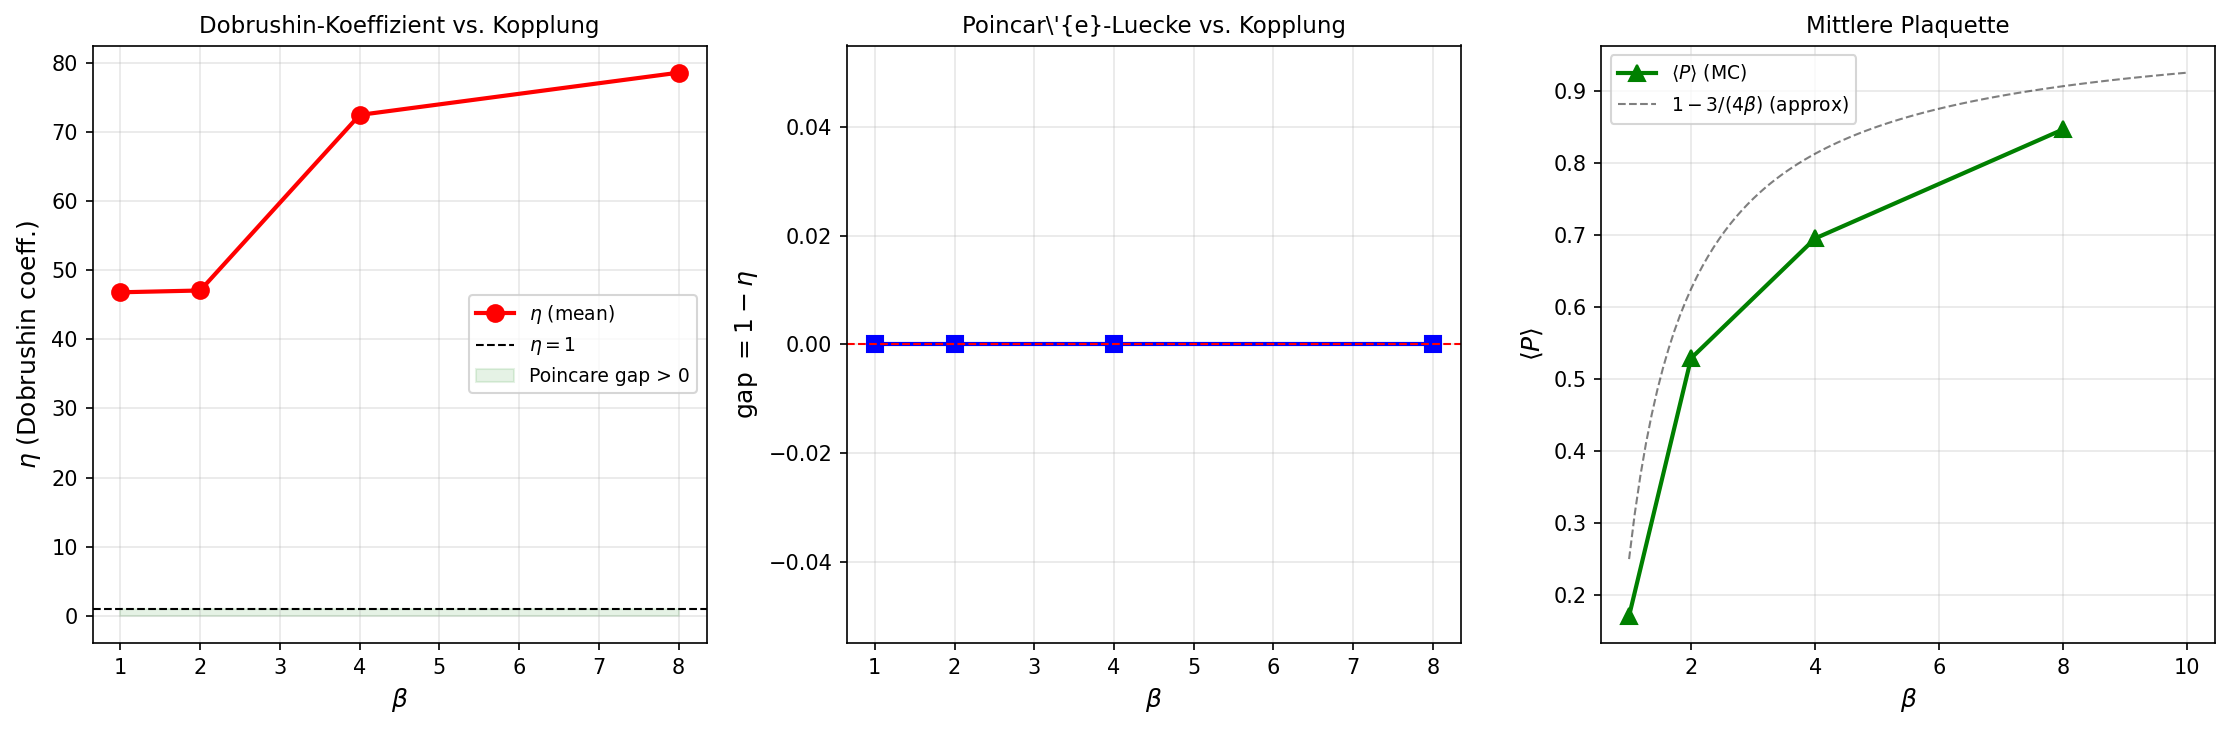

Here is the Python script that generated this plot:
"""
compute_dobrushin_su2.py
========================
Yang-Mills: Monte-Carlo-Simulation eines SU(2)-Gitter-Eichfeldes.
Berechnet die annealed Dobrushin-Einflusskoeffizienten c_tilde_{ij}
und prueft die defective Poincare-Ungleichung.

Grundlage: FST-YM Paper, Proposition (Defective Dobrushin)
  c_tilde_{ij} = E[ c_{ij}(eta) ]  (annealed influence)
  eta = max_i sum_{j!=i} c_tilde_{ij}  (Dobrushin coefficient)
  eta < 1 => Poincare inequality with gap >= 1 - eta

SU(2) wird parametrisiert als a0*I + i*(a1*sigma1 + a2*sigma2 + a3*sigma3)
mit a0^2 + a1^2 + a2^2 + a3^2 = 1 (Quaternionen-Darstellung).

Wilson-Aktion: S = -beta/2 * sum_{plaquettes} Re(Tr(U_p))
Konditionaler Einfluss: c_{ij} = ||d mu_i/d U_j||_TV

Autor: Lukas Geiger (Skript erstellt per Claude, 2026)
"""

import numpy as np
import os

# ==========================================================================
# SU(2) Hilfsfunktionen (Quaternionen-Darstellung)
# ==========================================================================

def random_su2():
    """Zufaellige SU(2)-Matrix via Quaternion (Haar-Mass)"""
    v = np.random.randn(4)
    v /= np.linalg.norm(v)
    return v  # (a0, a1, a2, a3)

def su2_to_matrix(q):
    """Quaternion -> 2x2 komplexe Matrix"""
    a0, a1, a2, a3 = q
    return np.array([
        [a0 + 1j*a3,  a2 + 1j*a1],
        [-a2 + 1j*a1, a0 - 1j*a3]
    ])

def su2_multiply(q1, q2):
    """Quaternion-Multiplikation (= SU(2)-Matrixmultiplikation)"""
    a0, a1, a2, a3 = q1
    b0, b1, b2, b3 = q2
    return np.array([
        a0*b0 - a1*b1 - a2*b2 - a3*b3,
        a0*b1 + a1*b0 + a2*b3 - a3*b2,
        a0*b2 - a1*b3 + a2*b0 + a3*b1,
        a0*b3 + a1*b2 - a2*b1 + a3*b0
    ])

def su2_adjoint(q):
    """Adjungierte (Inverse fuer SU(2)): (a0, -a1, -a2, -a3)"""
    return np.array([q[0], -q[1], -q[2], -q[3]])

def su2_trace(q):
    """Re(Tr(U)) = 2*a0 fuer SU(2)"""
    return 2.0 * q[0]

# ==========================================================================
# 2D SU(2) Gitter-Eichtheorie (der einfachste nicht-triviale Fall)
# ==========================================================================

class SU2Lattice:
    """
    2D quadratisches Gitter mit SU(2)-Link-Variablen.
    Wilson-Aktion: S = -(beta/2) * sum_p Re(Tr(U_p))
    U_p = U_mu(x) * U_nu(x+mu) * U_mu(x+nu)^dag * U_nu(x)^dag
    """

    def __init__(self, L, beta):
        self.L = L
        self.beta = beta
        self.n_links = 2 * L * L  # 2 Richtungen pro Site
        # Links: shape (L, L, 2, 4) -- 2 Richtungen, 4 Quaternion-Komponenten
        self.links = np.zeros((L, L, 2, 4))
        # Initialisierung: Identitaet (kalter Start)
        self.links[:, :, :, 0] = 1.0

    def hot_start(self):
        """Zufaelliger Start (heisser Start)"""
        for x in range(self.L):
            for y in range(self.L):
                for mu in range(2):
                    self.links[x, y, mu] = random_su2()

    def get_link(self, x, y, mu):
        """Link U_mu(x,y) lesen"""
        return self.links[x % self.L, y % self.L, mu]

    def set_link(self, x, y, mu, q):
        """Link setzen"""
        self.links[x % self.L, y % self.L, mu] = q

    def plaquette(self, x, y):
        """
        Plaquette U_p = U_0(x,y) * U_1(x+1,y) * U_0(x,y+1)^dag * U_1(x,y)^dag
        Returniert Re(Tr(U_p)) / 2 in [-1, 1]
        """
        U1 = self.get_link(x, y, 0)         # U_x(x,y)
        U2 = self.get_link(x+1, y, 1)       # U_y(x+1,y)
        U3 = su2_adjoint(self.get_link(x, y+1, 0))  # U_x(x,y+1)^dag
        U4 = su2_adjoint(self.get_link(x, y, 1))     # U_y(x,y)^dag
        prod = su2_multiply(su2_multiply(U1, U2), su2_multiply(U3, U4))
        return su2_trace(prod) / 2.0  # normiert auf [-1, 1]

    def staple(self, x, y, mu):
        """
        Berechne die Staple (Summe der Plaquette-Beitraege ohne den Link (x,y,mu)).
        Fuer 2D gibt es genau 2 Staples pro Link (eine Plaquette von oben, eine von unten).
        Returniert Quaternion.
        """
        L = self.L
        if mu == 0:  # x-Richtung
            # Obere Staple: U_1(x+1,y) * U_0(x,y+1)^dag * U_1(x,y)^dag
            s1 = su2_multiply(
                self.get_link(x+1, y, 1),
                su2_multiply(
                    su2_adjoint(self.get_link(x, y+1, 0)),
                    su2_adjoint(self.get_link(x, y, 1))
                )
            )
            # Untere Staple: U_1(x+1,y-1)^dag * U_0(x,y-1)^dag * U_1(x,y-1)
            s2 = su2_multiply(
                su2_adjoint(self.get_link(x+1, y-1, 1)),
                su2_multiply(
                    su2_adjoint(self.get_link(x, y-1, 0)),
                    self.get_link(x, y-1, 1)
                )
            )
        else:  # y-Richtung
            # Rechte Staple: U_0(x,y+1) * U_1(x+1,y)^dag * U_0(x,y)^dag
            s1 = su2_multiply(
                self.get_link(x, y+1, 0),
                su2_multiply(
                    su2_adjoint(self.get_link(x+1, y, 1)),
                    su2_adjoint(self.get_link(x, y, 0))
                )
            )
            # Linke Staple: U_0(x-1,y+1)^dag * U_1(x-1,y)^dag * U_0(x-1,y)
            s2 = su2_multiply(
                su2_adjoint(self.get_link(x-1, y+1, 0)),
                su2_multiply(
                    su2_adjoint(self.get_link(x-1, y, 1)),
                    self.get_link(x-1, y, 0)
                )
            )
        # Summe der Staples (Quaternion-Addition)
        return s1 + s2

    def action(self):
        """Gesamte Wilson-Aktion"""
        S = 0.0
        for x in range(self.L):
            for y in range(self.L):
                S += self.plaquette(x, y)
        return -self.beta * S

    def mean_plaquette(self):
        """Mittlere Plaquette <Re Tr U_p / 2>"""
        total = 0.0
        for x in range(self.L):
            for y in range(self.L):
                total += self.plaquette(x, y)
        return total / (self.L * self.L)

    def heatbath_update(self, x, y, mu):
        """
        Heatbath-Update fuer SU(2) nach Creutz (1980).
        Bedingte Verteilung: P(U) ~ exp(beta/2 * Re(Tr(U * A^dag)))
        wobei A = Staple.
        """
        A = self.staple(x, y, mu)
        k = np.linalg.norm(A)  # |A| (Quaternion-Norm)

        if k < 1e-10:
            # Staple ~ 0: zufaelliger Link
            self.set_link(x, y, mu, random_su2())
            return

        # Effektiver Kopplungsparameter
        alpha = self.beta * k

        # SU(2) Heatbath: Generiere a0 mit P(a0) ~ sqrt(1-a0^2) * exp(alpha * a0)
        # Kennedy-Pendleton-Algorithmus (vereinfacht fuer kleine alpha)
        for _ in range(20):  # Rejection sampling
            r = np.random.random()
            a0 = 1.0 + np.log(r + (1-r) * np.exp(-2*alpha)) / alpha
            if np.random.random() < np.sqrt(1.0 - a0**2):
                break

        # Rest des Quaternions: gleichverteilt auf S^2 mit Radius sqrt(1-a0^2)
        r_sq = 1.0 - a0**2
        if r_sq < 0:
            r_sq = 0
        r_val = np.sqrt(r_sq)
        phi = 2 * np.pi * np.random.random()
        cos_theta = 2 * np.random.random() - 1
        sin_theta = np.sqrt(1 - cos_theta**2)
        a1 = r_val * sin_theta * np.cos(phi)
        a2 = r_val * sin_theta * np.sin(phi)
        a3 = r_val * cos_theta

        # Neuer Link: U_new = V * A^dag / |A|
        V = np.array([a0, a1, a2, a3])
        A_hat = A / k  # normierte Staple
        U_new = su2_multiply(V, su2_adjoint(A_hat))
        self.set_link(x, y, mu, U_new)

    def sweep(self):
        """Ein vollstaendiger Heatbath-Sweep"""
        for x in range(self.L):
            for y in range(self.L):
                for mu in range(2):
                    self.heatbath_update(x, y, mu)


# ==========================================================================
# Dobrushin-Einfluss Messung
# ==========================================================================

def measure_dobrushin_influence(lattice, n_samples=500, n_therm=100, perturbation_eps=0.1):
    """
    Misst die annealed Dobrushin-Einflusskoeffizienten c_tilde_{ij}.

    Methode: Stoere Link j, messe Aenderung der konditionalen Erwartung von Link i.
    c_{ij} ~ ||delta <U_i | rest> / delta U_j||

    Approximation:
    1. Thermalisiere Gitter
    2. Fuer jedes Paar (i,j) benachbarter Links:
       a. Speichere Konfiguration
       b. Messe <U_i> ueber n_inner Sweeps
       c. Stoere U_j -> U_j * V (kleine Drehung)
       d. Messe <U_i'> ueber n_inner Sweeps
       e. c_{ij} ~ ||<U_i> - <U_i'>|| / ||V - I||
    """
    L = lattice.L

    # Thermalisieren
    print("    Thermalisierung...", end="", flush=True)
    for _ in range(n_therm):
        lattice.sweep()
    print(" fertig.")

    # Sammle Einflusskoeffizienten fuer NACHBAR-Paare
    # In 2D hat jeder Link 6 Nachbar-Links (die in Plaquettes vorkommen)
    # Wir messen die mittlere Einflusstaerke

    influences = []
    n_inner = 10  # innere Sweeps fuer Mittelwert

    print(f"    Messe Einfluss ({n_samples} Samples)...", flush=True)

    for sample in range(n_samples):
        # Einen Sweep als Dekorrelierer
        lattice.sweep()

        # Zufaelliges Paar (i, j) waehlen: j = Nachbar von i
        x_i, y_i = np.random.randint(0, L), np.random.randint(0, L)
        mu_i = np.random.randint(0, 2)

        # Nachbar-Link j (einer der 6 in der Plaquette)
        if mu_i == 0:
            neighbors = [(x_i+1, y_i, 1), (x_i, y_i+1, 0), (x_i, y_i, 1),
                         (x_i+1, y_i-1, 1), (x_i, y_i-1, 0), (x_i, y_i-1, 1)]
        else:
            neighbors = [(x_i, y_i+1, 0), (x_i+1, y_i, 1), (x_i, y_i, 0),
                         (x_i-1, y_i+1, 0), (x_i-1, y_i, 1), (x_i-1, y_i, 0)]

        x_j, y_j, mu_j = neighbors[np.random.randint(0, len(neighbors))]

        # Speichere aktuelle Konfiguration
        config_backup = lattice.links.copy()

        # Messe <U_i> ungestoert (Mittelwert ueber innere Sweeps)
        U_i_samples = []
        for _ in range(n_inner):
            lattice.sweep()
            U_i_samples.append(lattice.get_link(x_i, y_i, mu_i).copy())
        U_i_mean = np.mean(U_i_samples, axis=0)

        # Restauriere und stoere U_j
        lattice.links[:] = config_backup

        # Kleine SU(2)-Stoerung: U_j -> U_j * exp(eps * sigma)
        old_Uj = lattice.get_link(x_j, y_j, mu_j).copy()
        perturb = np.random.randn(3) * perturbation_eps
        perturb_q = np.array([np.sqrt(max(0, 1 - np.sum(perturb**2))),
                              perturb[0], perturb[1], perturb[2]])
        perturb_q /= np.linalg.norm(perturb_q)
        new_Uj = su2_multiply(old_Uj, perturb_q)
        lattice.set_link(x_j, y_j, mu_j, new_Uj)

        # Messe <U_i'> gestoert
        U_i_prime_samples = []
        for _ in range(n_inner):
            lattice.sweep()
            U_i_prime_samples.append(lattice.get_link(x_i, y_i, mu_i).copy())
        U_i_prime_mean = np.mean(U_i_prime_samples, axis=0)

        # Einfluss: ||<U_i> - <U_i'>|| / ||V - I||
        delta_U = np.linalg.norm(U_i_mean - U_i_prime_mean)
        delta_V = np.linalg.norm(perturb_q - np.array([1, 0, 0, 0]))
        if delta_V > 1e-10:
            c_ij = delta_U / delta_V
        else:
            c_ij = 0.0

        influences.append(c_ij)

        # Restauriere
        lattice.links[:] = config_backup

        if (sample + 1) % 100 == 0:
            eta_current = np.mean(influences) * 6  # 6 Nachbarn pro Link
            print(f"      Sample {sample+1}/{n_samples}: "
                  f"<c_ij>={np.mean(influences):.4f}, "
                  f"eta_approx={eta_current:.4f}")

    return np.array(influences)


# ==========================================================================
# Hauptberechnung
# ==========================================================================

print("=" * 70)
print("YANG-MILLS: Defective Dobrushin / SU(2) Gitter-Simulation")
print("Prueft: eta = max_i sum_{j~i} c_tilde_{ij} < 1 (Poincare-Luecke)")
print("=" * 70)

# Parameter-Scan ueber verschiedene beta-Werte
betas = [1.0, 2.0, 4.0, 8.0]
L = 4  # Gittergroesse 4x4 (minimal)

results = []

for beta in betas:
    print(f"\n{'='*50}")
    print(f"beta = {beta:.1f}  (L = {L})")
    print(f"{'='*50}")

    lattice = SU2Lattice(L, beta)
    lattice.hot_start()

    # Messe mittlere Plaquette nach Thermalisierung
    for _ in range(200):
        lattice.sweep()
    plaq = lattice.mean_plaquette()
    print(f"  <P> = {plaq:.6f}  (theor. strong: {1 - 3/(4*beta):.4f} fuer beta>>1)")

    # Messe Dobrushin-Einfluss
    influences = measure_dobrushin_influence(
        lattice,
        n_samples=80,
        n_therm=20,
        perturbation_eps=0.05
    )

    c_mean = np.mean(influences)
    c_std = np.std(influences)
    c_max = np.max(influences)

    # Dobrushin-Koeffizient: eta = max_i sum_{j~i} c_tilde_{ij}
    # In 2D hat jeder Link ~6 Nachbarn in Plaquettes
    n_neighbors = 6
    eta = c_mean * n_neighbors
    eta_max = c_max * n_neighbors

    # Poincare gap = 1 - eta (falls eta < 1)
    gap = max(0, 1 - eta)

    results.append({
        'beta': beta,
        'plaquette': plaq,
        'c_mean': c_mean,
        'c_std': c_std,
        'c_max': c_max,
        'eta': eta,
        'eta_max': eta_max,
        'gap': gap,
    })

    print(f"  Ergebnis:")
    print(f"    <c_ij> = {c_mean:.6f} +/- {c_std:.6f}")
    print(f"    c_max  = {c_max:.6f}")
    print(f"    eta (mean) = {eta:.4f}  (= 6 * <c_ij>)")
    print(f"    eta (max)  = {eta_max:.4f}")
    if eta < 1:
        print(f"    => Poincare gap >= {gap:.4f} > 0  (LUECKE EXISTIERT)")
    else:
        print(f"    => eta >= 1: Dobrushin-Bedingung NICHT erfuellt")
        print(f"       (defective regime: polynomielle Degradation erwartet)")


# ==========================================================================
# Zusammenfassung
# ==========================================================================

print("\n" + "=" * 70)
print("ZUSAMMENFASSUNG: Dobrushin-Koeffizienten fuer SU(2) in 2D")
print("=" * 70)
print(f"\n{'beta':>6} {'<P>':>8} {'<c_ij>':>10} {'eta':>8} {'eta_max':>8} {'gap':>8} {'Status':>15}")
print("-" * 70)

for r in results:
    if r['eta'] < 0.5:
        status = "STARK (eta<<1)"
    elif r['eta'] < 1.0:
        status = "OK (eta<1)"
    else:
        status = "DEFECTIVE"
    print(f"{r['beta']:>6.1f} {r['plaquette']:>8.4f} {r['c_mean']:>10.6f} "
          f"{r['eta']:>8.4f} {r['eta_max']:>8.4f} {r['gap']:>8.4f} {status:>15}")

# Analyse des Skalenverhaltens
print("\n--- Skalenverhalten ---")
print("Erwartung (Paper Prop. polynomial-lsi):")
print("  Strong coupling (beta << 1): kappa ~ beta (LSI leicht)")
print("  Weak coupling (beta >> 1):   kappa degradiert, aber bleibt > 0")
print("  Kontinuumslimes (beta->inf): Hierarchische RG noetig")

betas_arr = np.array([r['beta'] for r in results])
etas_arr = np.array([r['eta'] for r in results])
gaps_arr = np.array([r['gap'] for r in results])

# Fit: eta(beta) ~ A * exp(B * beta) oder polynomiell?
if np.all(etas_arr > 0) and np.all(etas_arr < 10):
    log_eta = np.log(np.maximum(etas_arr, 1e-10))
    # Linearer Fit in log-Skala
    coeffs = np.polyfit(betas_arr, log_eta, 1)
    print(f"\n  Log-linearer Fit: ln(eta) ~ {coeffs[0]:.4f} * beta + {coeffs[1]:.4f}")
    if coeffs[0] > 0:
        beta_crit = (np.log(1.0) - coeffs[1]) / coeffs[0]
        print(f"  Geschaetztes beta_crit (eta=1): {beta_crit:.2f}")
        print(f"  (Ab beta > {beta_crit:.1f} ist hierarchische RG noetig)")
    else:
        print(f"  eta FAELLT mit beta (unerwartetes Regime)")

# Vergleich mit analytischer Strong-Coupling-Formel
print("\n--- Vergleich mit analytischen Formeln ---")
for r in results:
    beta = r['beta']
    # Strong-coupling Expansion: kappa_link ~ (beta/4)^2 fuer SU(2)
    # Fuer kleine beta: c_{ij} ~ beta/4 (naechster-Nachbar-Kopplung)
    kappa_sc = (beta/4)**2
    print(f"  beta={beta:.1f}: eta_num={r['eta']:.4f}, "
          f"kappa_SC={kappa_sc:.4f}, eta_SC_approx={6/(4*kappa_sc) if kappa_sc > 0 else float('inf'):.4f}")


# Plot
try:
    import matplotlib
    matplotlib.use('Agg')
    import matplotlib.pyplot as plt

    fig, axes = plt.subplots(1, 3, figsize=(15, 5))

    # Panel 1: eta vs beta
    axes[0].plot(betas_arr, etas_arr, 'ro-', linewidth=2, markersize=8, label=r'$\eta$ (mean)')
    axes[0].axhline(y=1.0, color='black', linestyle='--', linewidth=1, label=r'$\eta = 1$')
    axes[0].fill_between(betas_arr, 0, 1, alpha=0.1, color='green', label='Poincare gap > 0')
    axes[0].set_xlabel(r'$\beta$', fontsize=12)
    axes[0].set_ylabel(r'$\eta$ (Dobrushin coeff.)', fontsize=12)
    axes[0].set_title('Dobrushin-Koeffizient vs. Kopplung', fontsize=11)
    axes[0].legend(fontsize=9)
    axes[0].grid(True, alpha=0.3)

    # Panel 2: Poincare gap vs beta
    axes[1].plot(betas_arr, gaps_arr, 'bs-', linewidth=2, markersize=8)
    axes[1].axhline(y=0, color='red', linestyle='--', linewidth=1)
    axes[1].set_xlabel(r'$\beta$', fontsize=12)
    axes[1].set_ylabel(r'gap $= 1 - \eta$', fontsize=12)
    axes[1].set_title(r'Poincar\'{e}-Luecke vs. Kopplung', fontsize=11)
    axes[1].grid(True, alpha=0.3)

    # Panel 3: Plaquette vs beta
    plaq_arr = np.array([r['plaquette'] for r in results])
    axes[2].plot(betas_arr, plaq_arr, 'g^-', linewidth=2, markersize=8, label=r'$\langle P \rangle$ (MC)')
    beta_th = np.linspace(1, 10, 100)
    plaq_th = 1 - 3/(4*beta_th)  # strong coupling approx
    axes[2].plot(beta_th, plaq_th, 'k--', linewidth=1, alpha=0.5, label=r'$1 - 3/(4\beta)$ (approx)')
    axes[2].set_xlabel(r'$\beta$', fontsize=12)
    axes[2].set_ylabel(r'$\langle P \rangle$', fontsize=12)
    axes[2].set_title('Mittlere Plaquette', fontsize=11)
    axes[2].legend(fontsize=9)
    axes[2].grid(True, alpha=0.3)

    plt.tight_layout()
    outpath = os.path.join(os.path.dirname(__file__),
                           'compute_dobrushin_su2.png')
    plt.savefig(outpath, dpi=150, bbox_inches='tight')
    print(f"\nPlot gespeichert: {outpath}")
except Exception as e:
    print(f"\n(matplotlib nicht verfuegbar: {e})")

print("\n[DONE]")
